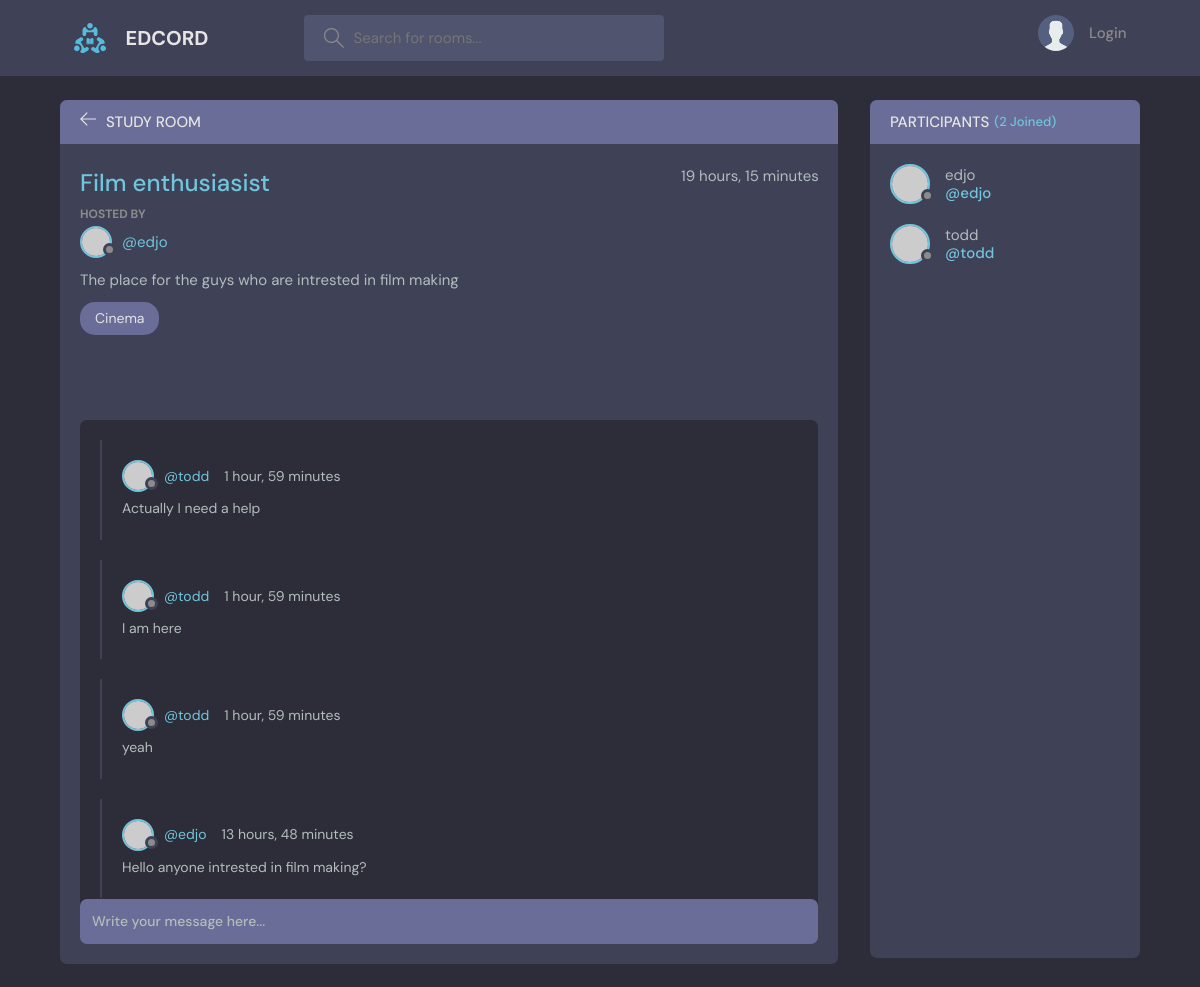
Page /room/9 on the committed database.
### base/models.py (models this page shows, shortened)
class Room(models.Model):
    host=models.ForeignKey(User,on_delete=SET_NULL,null=True)
    topic=models.ForeignKey(Topic,on_delete=CASCADE,null=True)
    name=models.CharField(max_length=200)
    description=models.TextField(null=True,blank=True)
    participants=models.ManyToManyField(User,related_name='participants',blank=True)
    updated=models.DateTimeField(auto_now=True)
    created=models.DateTimeField(auto_now_add=True)
    class Meta:
        ordering=['-updated','-created']

class Topic(models.Model):
    name=models.CharField(max_length=200)
    def __str__(self):
        return self.name

class Message(models.Model):
    user=models.ForeignKey(User,on_delete=CASCADE)
    room=models.ForeignKey(Room,on_delete=CASCADE)
    body=models.TextField()
    updated=models.DateTimeField(auto_now=True)
    created=models.DateTimeField(auto_now_add=True)
    class Meta:
        ordering=['-updated','-created']

### base/views.py (the view, shortened to what this page needs)
# urls.py: path('room/<str:pk>',views.room,name='room'),
def room(request, pk):
    room = Room.objects.get(id=pk)
    room_messages = room.message_set.all()
    participants = room.participants.all()
    context = {'room': room, 'room_messages': room_messages,
               'participants': participants}
    return render(request, 'base/room.html', context)

### base/templates/base/room.html (shortened to what this page needs)
{% extends 'main.html' %}
{% block content %}
    <main class="profile-page layout layout--2">
      <div class="container">
        <div class="room">
          <div class="room__top">
            <div class="room__topLeft">
              <a href="{% url 'home' %}">
                <svg version="1.1" xmlns="http://www.w3.org/2000/svg" width="32" height="32" viewBox="0 0 32 32">
                  <title>arrow-left</title>
                  <path
                    d="M13.723 2.286l-13.723 13.714 13.719 13.714 1.616-1.611-10.96-10.96h27.625v-2.286h-27.625l10.965-10.965-1.616-1.607z"
                  ></path>
                </svg>
              </a>
              <h3>Study Room</h3>
            </div>
          </div>
          <div class="room__box scroll">
            <div class="room__header scroll">
              <div class="room__info">
                <h3>{{room.name}}</h3>
                <span>{{room.created|timesince}}</span>
              </div>
              <div class="room__hosted">
                <p>Hosted By</p>
                <a href="{% url 'user-profile' room.host.id %}" class="room__author">
                  <div class="avatar avatar--small">
                    <img src="https://randomuser.me/api/portraits/men/37.jpg" />
                  </div>
                  <span>@{{room.host}}</span>
                </a>
              </div>
              <div class="room__details">
                {{room.description}}
              </div>
              <span class="room__topics">{{room.topic}}</span>
            </div>
            <div class="room__conversation">
              <div class="threads scroll">
                {% for message in room_messages %}
                <div class="thread">
                  <div class="thread__top">
                    <div class="thread__author">
                      <a href="{% url 'user-profile' room.host.id %}" class="thread__authorInfo">
                        <div class="avatar avatar--small">
                          <img src="https://randomuser.me/api/portraits/men/37.jpg" />
                        </div>
                        <span>@{{message.user}}</span>
                      </a>
                      <span class="thread__date">{{message.created|timesince}}</span>
                    </div>
                  </div>
                  <div class="thread__details">
                    {{message.body}}
                  </div>
                </div>
                {% endfor %}
              </div>
            </div>
          </div>
          <div class="room__message">
            <form action="" method="POST">
              <input name="body" placeholder="Write your message here..." /></form>
          </div>
        </div>
        <div class="participants">
          <h3 class="participants__top">Participants <span>({{participants.count}} Joined)</span></h3>
          <div class="participants__list scroll">
            {% for user in participants %}
            <a href="{% url 'user-profile' user.id %}" class="participant">
              <div class="avatar avatar--medium">
                <img src="https://randomuser.me/api/portraits/men/37.jpg" />
              </div>
              <p>
                {{user.username}}
                <span>@{{user.username}}</span>
              </p>
            </a>
            {% endfor %}
          </div>
        </div>
      </div>
    </main>
{% endblock %}

### rows in the picture
Room: name "Film enthusiasist", created "19 hours, 15 minutes", host "edjo", description "The place for the guys who are intrested in film making", topic "Cinema"
Message: user "todd", created "1 hour, 59 minutes", body "Actually I need a help"
Message: user "todd", created "1 hour, 59 minutes", body "I am here"
Message: user "todd", created "1 hour, 59 minutes", body "yeah"
Message: user "edjo", created "13 hours, 48 minutes", body "Hello anyone intrested in film making?"

### other values in the picture
{{ participants.count }} "2"
{{ user.username }} "edjo"
{{ user.username }} "todd"
